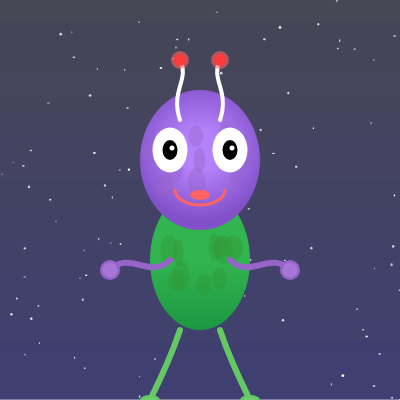
Frame 1 (no input)
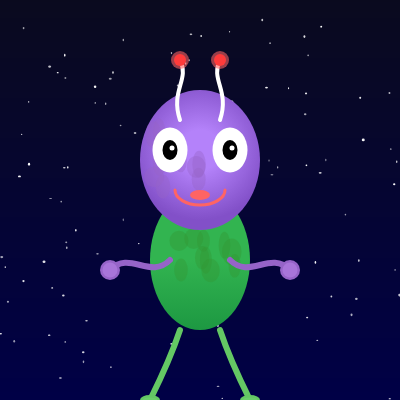
Frame 2 (the mouse pressed at the canvas centre, redrawn once)

The p5.js sketch that drew these frames (run headless with seeded random() and noise() and a simulated clock; the mouse was pressed at the canvas centre and the sketch redrawn once):

// p5.js sketch
// ── sketch.js
function setup() {
  createCanvas(400, 400);
  noLoop();
}

function draw() {
  drawBackground();
  translate(width / 2, height / 2);
  drawAlien();
}

function drawBackground() {
  // Gradient background
  for (let y = 0; y < height; y++) {
    let inter = map(y, 0, height, 0, 1);
    let c = lerpColor(color(10, 10, 30), color(0, 0, 70), inter);
    stroke(c);
    line(0, y, width, y);
  }

  // Stars
  for (let i = 0; i < 100; i++) {
    fill(255, 255, 255, random(150, 255));
    noStroke();
    let x = random(width);
    let y = random(height);
    ellipse(x, y, random(1, 3), random(1, 3));
  }
}

function drawAlien() {
  drawBody();
  drawHead();
  drawEyes();
  drawMouth();
  drawAntennas();
  drawArms();
  drawLegs();
}

function drawBody() {
  // Smooth body with natural gradient and texture
  let bodyGradient = drawingContext.createLinearGradient(0, 60, 0, 160);
  bodyGradient.addColorStop(0, color(50, 180, 80));
  bodyGradient.addColorStop(1, color(20, 140, 60));
  drawingContext.fillStyle = bodyGradient;
  ellipse(0, 60, 100, 140);

  // Adding texture
  for (let i = 0; i < 10; i++) {
    fill(50, 150, 50, 100);
    ellipse(random(-40, 40), random(30, 90), random(10, 20), random(20, 30));
  }
}

function drawHead() {
  // Head with natural gradient and texture
  let headGradient = drawingContext.createRadialGradient(0, -50, 20, 0, -50, 70);
  headGradient.addColorStop(0, color(180, 130, 250));
  headGradient.addColorStop(1, color(130, 80, 200));
  drawingContext.fillStyle = headGradient;
  ellipse(0, -40, 120, 140);

  // Adding texture
  for (let i = 0; i < 10; i++) {
    fill(150, 100, 200, 100);
    ellipse(random(-50, 50), random(-70, -10), random(10, 20), random(20, 30));
  }
}

function drawEyes() {
  // More expressive eyes
  fill(255);
  ellipse(-30, -50, 35, 45);
  ellipse(30, -50, 35, 45);

  fill(0);
  ellipse(-30, -50, 15, 20);
  ellipse(30, -50, 15, 20);

  // Add eye glint
  fill(255);
  ellipse(-28, -52, 5, 5);
  ellipse(32, -52, 5, 5);
}

function drawMouth() {
  // Smiling mouth
  noFill();
  stroke(255, 100, 100);
  strokeWeight(3);
  arc(0, -10, 50, 30, 0, PI);

  // Tongue
  fill(255, 100, 100);
  noStroke();
  ellipse(0, -5, 20, 10);
}

function drawAntennas() {
  // Curved antennas
  stroke(255);
  strokeWeight(4);
  noFill();
  beginShape();
  vertex(-20, -80);
  bezierVertex(-30, -110, -10, -120, -20, -140);
  endShape();
  beginShape();
  vertex(20, -80);
  bezierVertex(30, -110, 10, -120, 20, -140);
  endShape();

  // Antenna tips
  fill(255, 0, 0);
  noStroke();
  ellipse(-20, -140, 12, 12);
  ellipse(20, -140, 12, 12);

  fill(255, 100, 100, 150);
  ellipse(-20, -140, 18, 18);
  ellipse(20, -140, 18, 18);
}

function drawArms() {
  // Organic arms with more natural bends
  stroke(150, 100, 200);
  strokeWeight(6);
  noFill();
  beginShape();
  vertex(-30, 60);
  bezierVertex(-50, 80, -70, 50, -90, 70);
  endShape();
  beginShape();
  vertex(30, 60);
  bezierVertex(50, 80, 70, 50, 90, 70);
  endShape();

  // Hands
  fill(150, 100, 200);
  noStroke();
  ellipse(-90, 70, 20, 20);
  ellipse(90, 70, 20, 20);

  fill(180, 130, 230, 150);
  ellipse(-90, 70, 15, 15);
  ellipse(90, 70, 15, 15);
}

function drawLegs() {
  // Organic legs with more natural bends
  stroke(100, 200, 100);
  strokeWeight(6);
  noFill();
  beginShape();
  vertex(-20, 130);
  bezierVertex(-30, 160, -40, 180, -50, 200);
  endShape();
  beginShape();
  vertex(20, 130);
  bezierVertex(30, 160, 40, 180, 50, 200);
  endShape();

  // Feet
  fill(100, 200, 100);
  noStroke();
  ellipse(-50, 200, 20, 10);
  ellipse(50, 200, 20, 10);

  fill(120, 220, 120, 100);
  ellipse(-50, 200, 15, 5);
  ellipse(50, 200, 15, 5);
}
